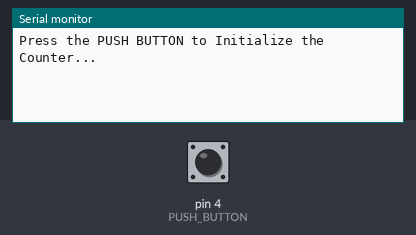
Bench run of a sketch on a simulated Arduino Uno, built with avr-gcc and run on an emulated ATmega328P. On the bench: the last lines printed to the serial monitor. Inputs (shaded band) come from the test bench; at power-on: pin 4 (PUSH_BUTTON) LOW.

Above: at 1.2 s.
1.3 s: pin 4 (PUSH_BUTTON) pulled HIGH for 0.15 s
At 1.6 s:
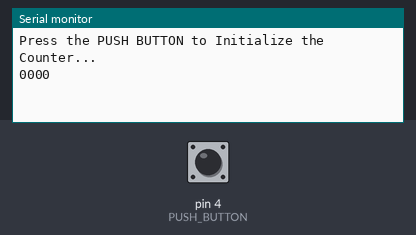
2.9 s: pin 4 (PUSH_BUTTON) pulled HIGH for 1 s
At 4.0 s:
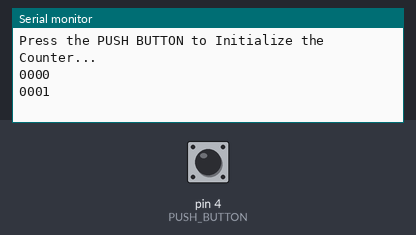
5.4 s: pin 4 (PUSH_BUTTON) pulled HIGH for 0.15 s
At 5.9 s:
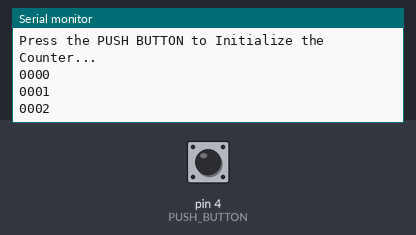

Measured:
- after the input at 1.3 s, the serial monitor: prints a new line at once (image 1)
- after the input at 2.9 s, the serial monitor: prints a new line at once (image 2)
- after the input at 5.4 s, the serial monitor: prints a new line at once (image 3)

The sketch:

4_digit_keypress_counter.ino
```cpp
/*
 * Author Name  : Badrikesh Prusty
 * Organisation : Emertxe Information Technologies (P) Ltd.
 * Date         : 06/08/2020
 * Description  : Write an Arduino program to implement a 4 digit counter that counts from 0000 to 9999 on button press,
                  and for button press and hold it should reset the counter and start a new counter.
 * Input        : Press the Push Button to increment the counter. To reset the counter press and hold the push button until the counter resets.
 * Output       :
 *                Press the PUSH BUTTON to Initialize the Counter...                                    (button press)
 *                0000                                                                                  (button press)
 *                0001                                                                                  (button press and hold)
 *                0002
 *
 *                Counter Reset Successful
 *
 *                New Counter Started
 *                0000                                                                                  (hold button released)
 */

#define PUSH_BUTTON 4                     //defining macro for push button and such a value that it is connected to that pin of Arduino
#define RESET_TIME 0x7FFFF                //microcontroller counts upto this value to generate a delay

void setup() {                            //Setup function code only runs once
    Serial.begin(9600);                   //beginning serial communication at a buad rate of 9600
    pinMode(PUSH_BUTTON, INPUT);          //defining pin that the push button is connected to as input
    Serial.println("Press the PUSH BUTTON to Initialize the Counter...");     //display the following message on serial monitor
}

void loop() {                                             //loop() function code runs infinite number of times
    static bool key, button_flag = 1, reset_flag = 0;     //key to check button state, buuton_flag: to mask the button if it is set to 0
    static int counter = 0;                               //reset_flag if set to 1 unmasks the reset property of counter
    static unsigned long hold_time = 0;                   //this is used for delay if switch is pressed and hold
    static char counter_str[5];                           //declare counter string array to hold 4 digit counter

    key = digitalRead(PUSH_BUTTON);                       //checking the button state and assigning it to key

    if ( key && button_flag )  {                //if key press and button_flag is not masked then go to this block
        sprintf(counter_str, "%.4d", counter);  //assign counter var value as a 4 digit to counter_str
        Serial.println(counter_str);            //print the counter value

        counter++;                          //post increment by 1
        hold_time = 0;                      //to increment the hold_time from 0 everytime the button is pressed
        button_flag = 0;                    //masking button_flag such that it doesn't enter this block until and unless it is released

        if ( counter > 1 )  {               //if counter is greater than 1 go to this block
            if ( counter > 9999 )
                counter = 0;                    //if greater than 9999 change the counter to 0
            else
                reset_flag = 1;                 //if counter lies between 2 and 9999 activate the reset_flag that adds the ability to reset the counter
        }
        else                                //if counter less than equal to 1
            reset_flag = 0;                   //remove the ability to reset the counter. After reset if button is pressed and hold it shouldn't reset
    }

    else if ( key == 0 && button_flag == 0 ) {    //if key depressed. Activate the button flag and mask the reset flag
        button_flag = 1;
        reset_flag = 0;
    }

    if ( reset_flag )  {                          //if reset_flag is unmasked goto this block
        hold_time++;                                //increment the hold time everytime the loop runs
        if ( hold_time >= RESET_TIME )  {           //if the hold time matches and becomes greater than defined reset value goto this block
            Serial.println("\nCounter Reset Successful\n\nNew Counter Started");
            counter = 0;                              //reset the counter and unmask the button flag
            button_flag = 1;
        }
    }
}
```
